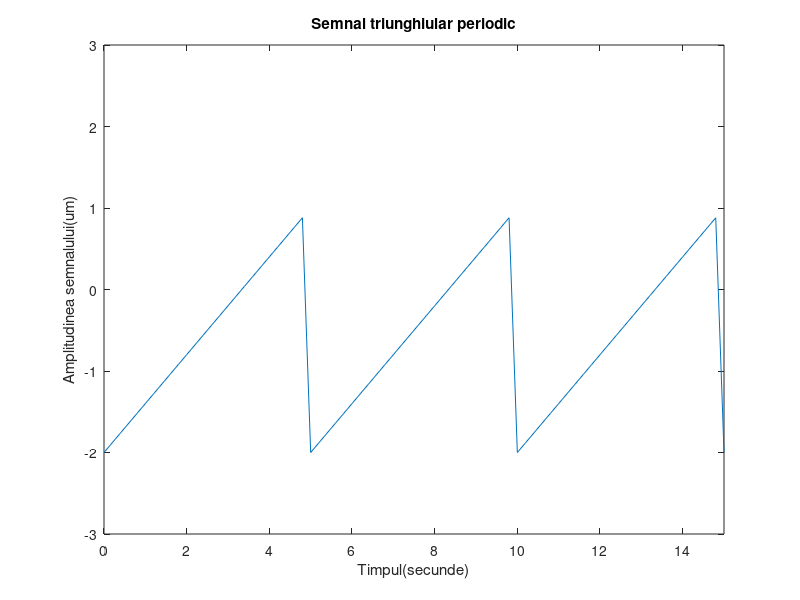

The MATLAB source for this figure:
t=0:0.2:15;
%3 Perioade/200ms
x=1.5*sawtooth(0.4*pi*t)-0.5;
%->Atribuim variabilei x o functie ce genereaza un semnal triunghiular
plot(t,x)
%->Folosim functia plot pentru a genera un grafic cu parametrii t si x
axis([0 15 -3 3])
%->Folosim functia axis pentru a delimita limitele graficului generat de plot
xlabel('Timpul(secunde)')
%Am denumit axa Ox
ylabel('Amplitudinea semnalului(um)')
%Am denumit axa Oy
title('Semnal triunghiular periodic')
